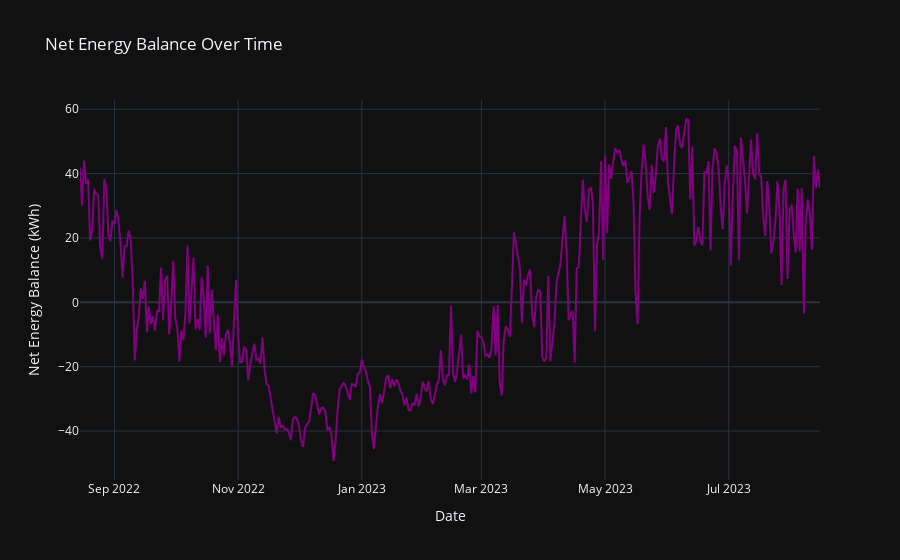

The notebook cell saved with this chart:
### Code cell
# Calculate net energy balance for each hour
df_g['Net Energy Balance'] = df_g['Average P- per Hour'] - df_c['Average P+ per Hour']

# Group net energy balance data by day, calculate the sum
net_energy_balance = df_g.groupby('Date')['Net Energy Balance'].sum()

# Create trace for net energy balance
trace_net_balance = go.Scatter(
    x=net_energy_balance.index,
    y=net_energy_balance.values,
    mode='lines',
    name='Net Energy Balance',
    line=dict(color='purple')
)

layout = go.Layout(
    title='Net Energy Balance Over Time',
    xaxis=dict(title='Date'),
    yaxis=dict(title='Net Energy Balance (kWh)'),
    hovermode='closest',
    legend=dict(orientation="h")
)

# Reference data source
source_annotation = go.layout.Annotation(
    text='Source: Ignitis 2023',
    xref='paper', yref='paper',
    x=0, y=-0.25,
    showarrow=False,
    font=dict(size=10, color='grey')
)

layout['annotations'] = [source_annotation]
fig3 = go.Figure(data=[trace_net_balance], layout=layout)
fig3.update_layout(template="plotly_dark")

fig3.show()

### Figure 1 — Plotly figure (JSON) as saved in the notebook; plotly's stock layout.template omitted (floating-point values rounded to 4 significant figures; data arrays with more than 128 entries replaced by an {"elided": "..."} marker saying what was removed)
{"data": [{"line": {"color": "purple"}, "mode": "lines", "name": "Net Energy Balance", "type": "scatter", "x": {"elided": "366 str values"}, "y": {"elided": "366 float values"}}], "layout": {"annotations": [{"font": {"color": "grey", "size": 10}, "showarrow": false, "text": "Source: Ignitis 2023", "x": 0, "xref": "paper", "y": -0.25, "yref": "paper"}], "hovermode": "closest", "legend": {"orientation": "h"}, "title": {"text": "Net Energy Balance Over Time"}, "xaxis": {"title": {"text": "Date"}}, "yaxis": {"title": {"text": "Net Energy Balance (kWh)"}}}}
